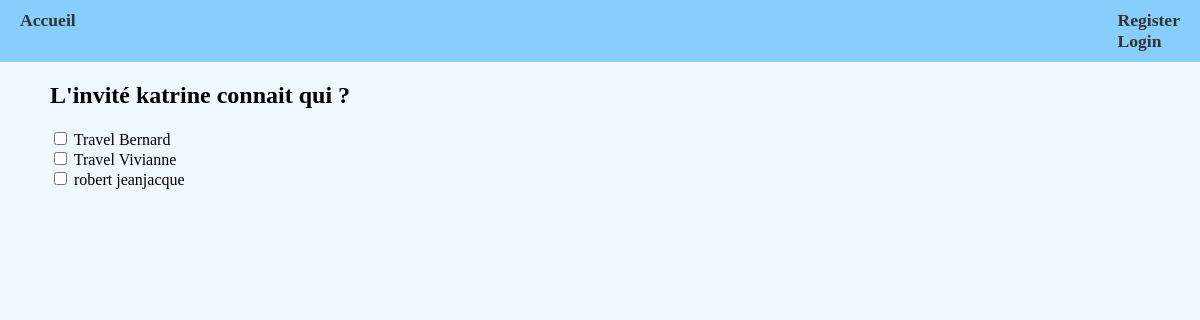
Page /guest_friends/14 on the committed database.
### FlaskAppMU/model.py (models this page shows)
class Guest(db.Model):
    id = db.Column(db.Integer, primary_key=True)
    fname = db.Column(db.String(50), nullable=False)
    lname = db.Column(db.String(50), nullable=False)
    job = db.Column(db.String(50))
    age = db.Column(db.Integer)
    sex = db.Column(db.Integer)
    hobby_1 = db.Column(db.String(255))
    hobby_2 = db.Column(db.String(255))
    hobby_3 = db.Column(db.String(255))
    questions = db.Column(db.Text)
    created_at = db.Column(db.DateTime, nullable=False, default=datetime.now)
    id_event = db.Column(db.Integer, db.ForeignKey('event.id'), nullable=False)

### FlaskAppMU/app.py (the view)
@app.route("/guest_friends/<int:event_id><int:guest_id>", methods=["GET"])
def guest_friends(event_id, guest_id):
    guests = Guest.query.filter(Guest.id_event == event_id, Guest.id != guest_id).all()
    guest = Guest.query.get(guest_id)
    knowledges = Whoknowswho.query.filter(Whoknowswho.guest == guest.id).all()
    knowledge_ids = [knowledge.know_him for knowledge in knowledges]
    print(knowledge_ids)
    return render_template(
        "guest_friends.html",
        event_id=event_id,
        guests=guests,
        guest=guest,
        knowledges=knowledge_ids,
    )

### FlaskAppMU/templates/guest_friends.html (shortened to what this page needs)
{% extends "base.html"%}
{% block content %}
    <h2>L'invité {{guest.fname}} connait qui ?</h2>
    {% if guests %}
        {% for friend in guests %}
        <input type="checkbox" {% if friend.id in knowledges %}checked{% endif %}  friend_id="{{ friend.id }}">
        <label>{{friend.fname}} {{friend.lname}}  </label>
        <br>
        {% endfor %}
    {% endif %}
{% endblock%}

### FlaskAppMU/static/css/style.css (style rules this page uses)
body { background-color:aliceblue; margin: 0; }

### rows in the picture
Guest: fname "katrine"
Guest: fname "Travel", lname "Bernard"
Guest: fname "Travel", lname "Vivianne"
Guest: fname "robert", lname "jeanjacque"
